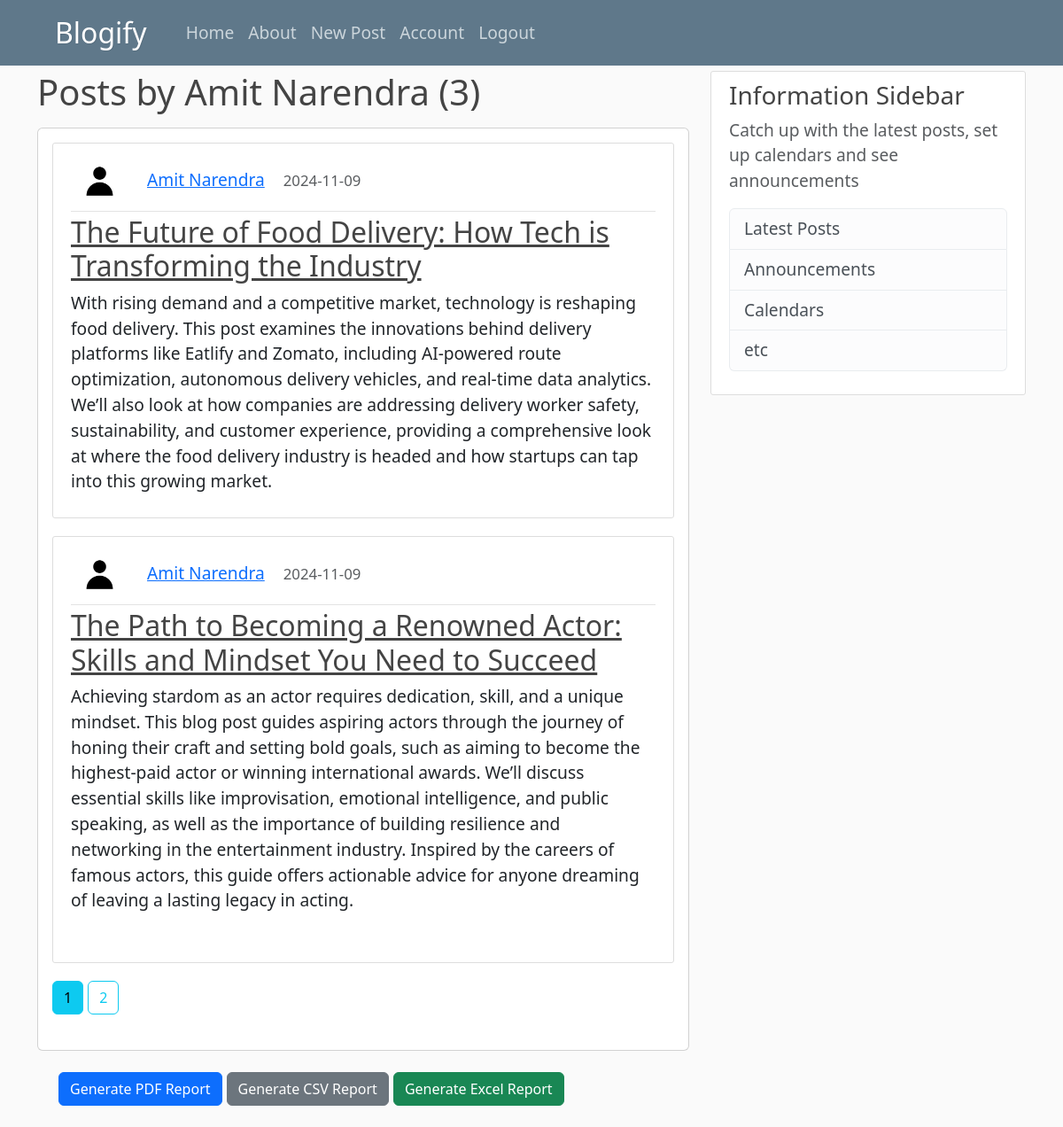
/user/Amit Narendra (signed in), run on the app's committed database.
### blogify/models.py (models this page shows, shortened)
class User(db.Model, UserMixin):
    id = db.Column(db.Integer, primary_key=True)
    username = db.Column(db.String(20), nullable=False, unique=True)
    email = db.Column(db.String(120), nullable=False, unique=True)
    profile_pic = db.Column(db.String(20), nullable=False, default='default.jpg')
    password = db.Column(db.String(60), nullable=False)
    posts = db.relationship('Post', backref='author', lazy=True)

class Post(db.Model):
    id = db.Column(db.Integer, primary_key=True)
    title = db.Column(db.String(150), nullable=False)
    date_posted = db.Column(db.DateTime, nullable=False, default=datetime.utcnow)
    content = db.Column(db.Text, nullable=False)
    user_id = db.Column(db.Integer, db.ForeignKey('user.id'), nullable=False)
    likes_count = db.Column(db.Integer, default=0)     # Likes counter
    dislikes_count = db.Column(db.Integer, default=0)  # Dislikes counter

### blogify/routes.py (the view)
@app.route("/user/<string:username>")
@login_required
def user_posts(username: str):
    page = request.args.get('page', 1, type=int)
    user = User.query.filter_by(username=username).first_or_404()
    posts = Post.query.filter_by(author=user)\
        .order_by(Post.date_posted.desc())\
        .paginate(per_page=2, page=page)
    return render_template("user_posts.html", posts=posts, user=user, title="User")

### blogify/models.py (called while the page is built)
@login_manager.user_loader
def load_user(user_id: int):
    return User.query.get(int(user_id))

### blogify/templates/user_posts.html
{% extends "layout.html" %}
{% block content %}
  <h1 class="mb-3">Posts by {{ user.username }} ({{ posts.total }})</h1>
    <div class="card">
        <div class="card-body">
            {% for post in posts.items %}
            <article class="media content-section">
              <div class="media-body">
                <div class="article-metadata">
                  <img class="rounded-circle article-img" src="{{ url_for('static', filename='profile_pics/' + post.author.profile_pic) }}">
                  <a class="mr-2" href="{{ url_for('user_posts', username=post.author.username) }}">{{ post.author.username }}</a>
                  <small class="text-muted m-3">{{ post.date_posted.strftime("%Y-%m-%d") }}</small>
                </div>
                <h2><a class="article-title" href="{{ url_for('post', post_id=post.id) }}">{{ post.title }}</a></h2>
                <p class="article-content p-6">{{ post.content }}</p>
              </div>
            </article>
            {% endfor %}
            {% for page_num in posts.iter_pages(left_edge=1, right_edge=1, left_current=1, right_current=2) %}
              {% if page_num %}
                {% if posts.page == page_num %}
                  <a class="btn btn-info mb-4" href="{{ url_for('user_posts', username=user.username, page=page_num) }}">{{ page_num }}</a>
                  {% else %}
                  <a class="btn btn-outline-info mb-4" href="{{ url_for('user_posts', username=user.username, page=page_num) }}">{{ page_num }}</a>
                {% endif %}
              {% else %}
                ...
              {% endif %}
            {% endfor %}
        </div>
    </div>
    {% if current_user.username == 'admin' %}
      <div class="m-4 report-buttons">
        <a href="{{ url_for('generate_report', username=user.username, type='pdf') }}" class="btn btn-primary">Generate PDF Report</a>
        <a href="{{ url_for('generate_report', username=user.username, type='csv') }}" class="btn btn-secondary">Generate CSV Report</a>
        <a href="{{ url_for('generate_report', username=user.username, type='excel') }}" class="btn btn-success">Generate Excel Report</a>
      </div>
    {% endif %}
{% endblock content %}

### blogify/static/main.css (style rules this page uses)
body { background: #fafafa; color: #333333; margin-top: 5rem; font-size: larger; }
h1, h2, h3, h4, h5, h6 { color: #444444; }
.content-section { background: #ffffff; padding: 10px 20px; border: 1px solid #dddddd; border-radius: 3px; margin-bottom: 20px; }
.article-title { color: #444444; }
.article-content { white-space: pre-line; }
.article-img { height: 65px; width: 65px; margin-right: 16px; }
.article-metadata { padding-bottom: 1px; margin-bottom: 4px; border-bottom: 1px solid #e3e3e3 }

### data on the page
User: username "Amit Narendra"
Post: profile_pic (placeholder picture), author.username "Amit Narendra", date_posted "2024-11-09", title "The Future of Food Delivery: How Tech is Transforming the Industry", content "With rising demand and a competitive market, technology is reshaping food delivery. This post examines the innovations behind delivery platforms like Eatlify and Zomato, including AI-powered route optimization, autonomous delivery vehicles, and real-time data analytics. We’ll also look at how companies are addressing delivery worker safety, sustainability, and customer experience, providing a comprehensive look at where the food delivery industry is headed and how startups can tap into this growing market."
Post: profile_pic (placeholder picture), author.username "Amit Narendra", date_posted "2024-11-09", title "The Path to Becoming a Renowned Actor: Skills and Mindset You Need to Succeed", content "Achieving stardom as an actor requires dedication, skill, and a unique mindset. This blog post guides aspiring actors through the journey of honing their craft and setting bold goals, such as aiming to become the highest-paid actor or winning international awards. We’ll discuss essential skills like improvisation, emotional intelligence, and public speaking, as well as the importance of building resilience and networking in the entertainment industry. Inspired by the careers of famous actors, this guide offers actionable advice for anyone dreaming of leaving a lasting legacy in acting."

### other printed values
{{ posts.total }} "3"
{{ page_num }} "1"
{{ page_num }} "2"
